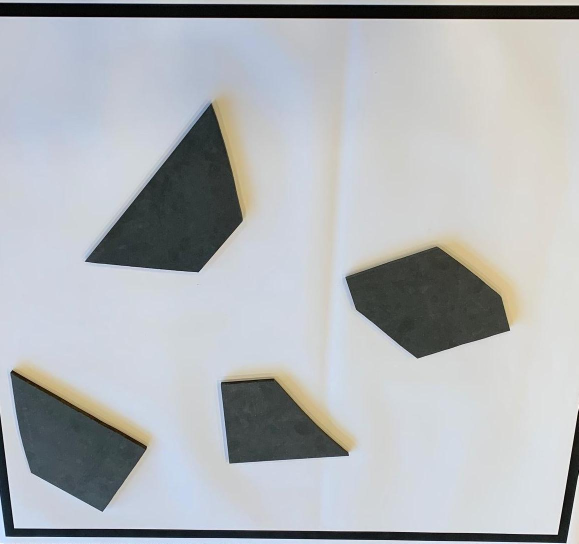
#> input picture Vision/map_obstacles.jpg, 1157 x 1087 px (shown at 1/2 size)
$ jupyter execute --allow-errors vision.ipynb   (shell and % lines are left out)
#> lines starting #> are read from the running program, lines starting #| are printed output that depends on the picture; after the words box and inside, x2 and y2 are one past the last pixel; in counts of white or black regions, pixels touching at a corner belong together
### Vision/shapedetector.py
#source : https://www.pyimagesearch.com/2016/02/08/opencv-shape-detection/#pyis-cta-modal


# import the necessary packages
import cv2
class ShapeDetector:
    def __init__(self):
        pass
    def detect(self, c):
        # initialize the shape name and approximate the contour
        shape = "unidentified"
        peri = cv2.arcLength(c, True)
        approx = cv2.approxPolyDP(c, 0.04 * peri, True)

        # if the shape is a triangle, it will have 3 vertices
        if len(approx) == 3:
            shape = "triangle"
        # if the shape has 4 vertices, it is either a square or
        # a rectangle
        elif len(approx) == 4:
        # compute the bounding box of the contour and use the
        # bounding box to compute the aspect ratio
            (x, y, w, h) = cv2.boundingRect(approx)
            ar = w / float(h)
        # a square will have an aspect ratio that is approximately
        # equal to one, otherwise, the shape is a rectangle
            shape = "square" if ar >= 0.95 and ar <= 1.05 else "rectangle"
        # if the shape is a pentagon, it will have 5 vertices
        elif len(approx) == 5:
            shape = "pentagon"
        # otherwise, we assume the shape is a circle
        else:
            shape = "circle"
        # return the name of the shape
        return shape

### Vision/vision.ipynb
# MAP

[cell 1]
#importing the required libraries
import numpy as np
import cv2
import matplotlib.pyplot as plt
from matplotlib import colors
image = cv2.imread('map_obstacles.jpg')
#> image is the input picture: shape (1087, 1157, 3); mean B, G, R 183.2, 180.2, 177
# convert to RGB
image = cv2.cvtColor(image, cv2.COLOR_BGR2RGB)
# convert to grayscale
gray = cv2.cvtColor(image, cv2.COLOR_RGB2GRAY)

_, binary = cv2.threshold(gray, 127, 255, cv2.THRESH_BINARY_INV)
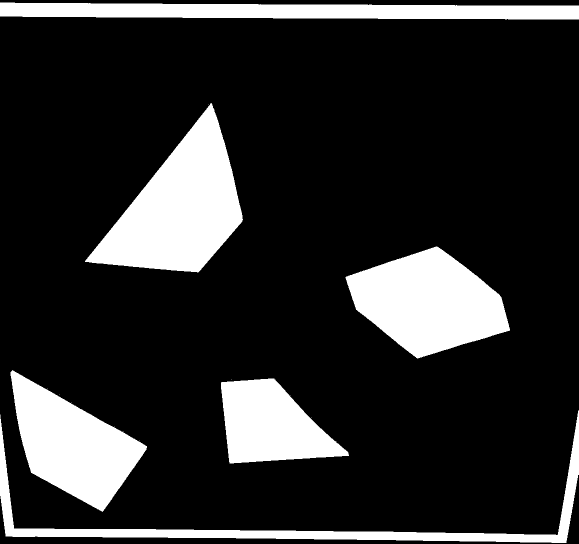
#> binary: shape (1087, 1157) (shown at 1/2 size); 17.8% white; 16 white regions (10 under 20 px), largest, box (x1, y1, x2, y2) and area: (170, 206, 486, 545) 53468, (691, 493, 1020, 717) 45848, (21, 740, 294, 1024) 39107, (0, 5, 1157, 39) 32187, (442, 757, 698, 927) 28202, (0, 821, 1157, 1086) 25338
# show it
plt.imshow(binary, cmap="gray")

plt.show()

[cell 2]
# more simple to have obstacle in black and free path in white (pixels equal 0)
binary[binary==0] = 127
binary[binary==255] = 0
binary[binary==127] = 255

occupancy_grid = np.zeros((50,50))

for i in range(50):
    for j in range(50):
        result = np.sum(binary[24*i:24*(i+1),24*j:24*(j+1)])
        if result > 0 :
            occupancy_grid[i,j] = 1
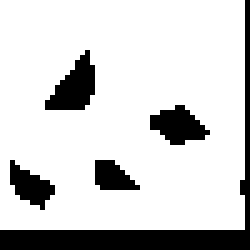
#> occupancy_grid: shape (50, 50) float64 (shown 5 times larger); values 0 (black) and 1 (white), 81.5% white; 5 black regions, box (x1, y1, x2, y2) and area: (0, 0, 50, 50) 249, (9, 10, 19, 22) 69, (30, 21, 42, 29) 59, (2, 32, 11, 42) 47, (19, 32, 28, 38) 38

plt.imshow(occupancy_grid, cmap="gray")
plt.show()

[cell 3]
#tuto4 à rajouter source

import cv2
import numpy as np
from matplotlib import pyplot as plt

lo=np.array([0, 100, 50])
hi=np.array([20, 255, 255])
color_infos=(0, 255, 255)
kernel_size=5
kernel=np.ones((5,5),np.uint8)
#cap=cv2.VideoCapture(0)
frame = cv2.imread('map_obstacles_AD.jpg')
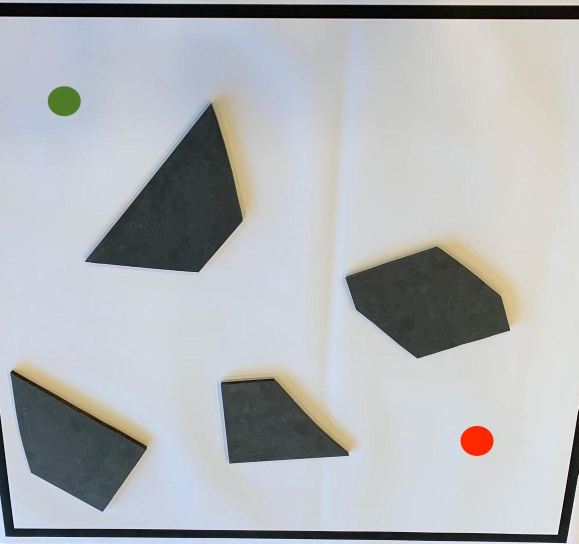
#> input picture Vision/map_obstacles_AD.jpg, 1157 x 1087 px (shown at 1/2 size)
#> frame is the input picture: shape (1087, 1157, 3); mean B, G, R 182.3, 179.6, 176.9
avg_img   = cv2.blur(frame,(kernel_size,kernel_size))
plt.imshow(avg_img[:,:,::-1])
plt.figure()
#frame= cv2.cvtColor(frame, cv2.COLOR_BGR2RGB)

#gray = cv2.cvtColor(image, cv2.COLOR_RGB2GRAY)
#ret, frame=cap.read()
image=cv2.cvtColor(frame, cv2.COLOR_BGR2HSV)
#> image: shape (1087, 1157, 3); mean H, S, V 79.8, 23.7, 186.7
mask=cv2.inRange(image, lo, hi)
#> mask: shape (1087, 1157); 0.3% white; 167 white regions (162 under 20 px), largest, box (x1, y1, x2, y2) and area: (921, 852, 987, 912) 3151, (121, 796, 143, 813) 93, (171, 825, 189, 838) 62, (152, 813, 164, 824) 42, (230, 858, 240, 864) 22

mask2=cv2.erode(mask,kernel, iterations=2)
#> mask2: shape (1087, 1157); 0.18% white; 1 white region, box (x1, y1, x2, y2) and area: (925, 856, 983, 908) 2204
plt.imshow(mask2)
mask3=cv2.dilate(mask2, kernel, iterations=2 )
#> mask3: shape (1087, 1157); 0.25% white; 1 white region
image2=cv2.bitwise_and(frame, frame, mask=mask)

plt.imshow(frame[:,:,::-1])
plt.figure()
plt.imshow(image2[:,:,::-1])
plt.figure()
plt.imshow(mask3, cmap = 'gray')
#mask.shape[1]

#cv2.imshow('Camera', frame)
#cv2.imshow('image2', image2)
#cv2.imshow('Mask', mask)
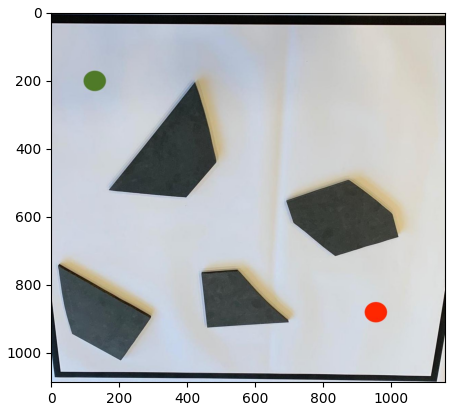
#> figure drawn by matplotlib, 1 panel

[cell 4]
gray = cv2.cvtColor(image2, cv2.COLOR_BGR2GRAY)
circles = cv2.HoughCircles(gray,cv2.HOUGH_GRADIENT,1,20,param1=100,param2=10,minRadius=0,maxRadius=100)
#> circles = 28 rows, first 8: [953.5, 881.5, 31], [31.5, 843.5, 86.7], [256.5, 791.5, 71.7], [54.5, 813.5, 50.7], [159.5, 866.5, 44.1], [234.5, 813.5, 43.6], [106.5, 759.5, 25.1], [146.5, 745.5, 57]
#print(circles[0, 0])
wanted_circle = circles[0, 0]
#> wanted_circle = [953.5, 881.5, 31]
cv2.circle(image2, (int(wanted_circle[0]), int(wanted_circle[1])), int(wanted_circle[2]), (0, 255, 0), 2)
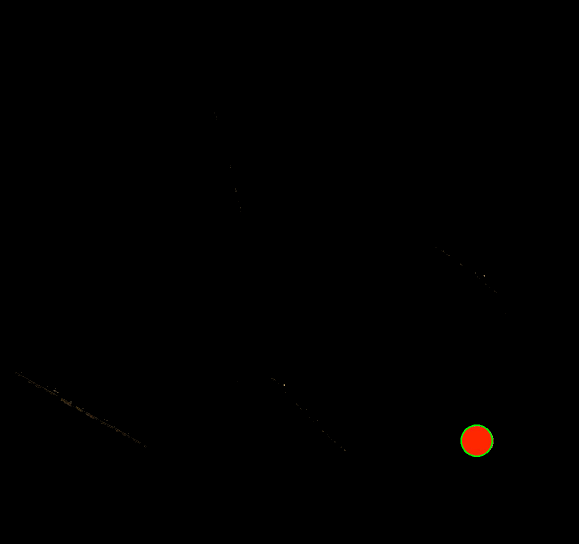
#> image2: shape (1087, 1157, 3) (shown at 1/2 size); mean B, G, R 0, 0.2, 0.6
plt.imshow(image2[:,:,::-1])

[cell 5]
#source : https://www.pyimagesearch.com/2016/02/08/opencv-shape-detection/#pyis-cta-modal

from shapedetector import ShapeDetector

cnts, h = cv2.findContours(mask3, cv2.RETR_EXTERNAL,cv2.CHAIN_APPROX_SIMPLE)
#> cnts = 1 contour; box (x1, y1, x2, y2) and area: (921, 852, 987, 912) 3058; h = [[-1, -1, -1, -1]]

img_cnts = np.zeros(frame.shape)
cv2.drawContours(img_cnts, cnts, -1,(0,255,0),3)
plt.imshow(img_cnts )

#cnts = imutils.grab_contours(cnts)
sd = ShapeDetector()

[cell 6]
ratio =1
for c in cnts:
    # compute the center of the contour, then detect the name of the
    # shape using only the contour
    M = cv2.moments(c)
    cX = int((M["m10"] / M["m00"]) * ratio)
    cY = int((M["m01"] / M["m00"]) * ratio)
    shape = sd.detect(c)
    # multiply the contour (x, y)-coordinates by the resize ratio,
    # then draw the contours and the name of the shape on the image
    c = c.astype("float")
    c *= ratio
    c = c.astype("int")
    print(shape,cX,cY)
    img_cnts = np.zeros(frame.shape)
    cv2.drawContours(img_cnts, [c], -1, (0, 255, 0), 2)

    # show t©he output image
    plt.imshow(img_cnts)
#> this loop made 1 pass
#> (cX, cY, shape, peri in detect) on pass 1: (953, 881, 'circle', 207.6)
#| circle 953 881

[cell 7]
import cv2
import numpy as np
from matplotlib import pyplot as plt

lo=np.array([40, 100, 50])
hi=np.array([70, 255, 255])
color_infos=(0, 255, 255)
#cap=cv2.VideoCapture(0)
frame = cv2.imread('map_obstacles_AD.jpg')
#frame= cv2.cvtColor(frame, cv2.COLOR_BGR2RGB)

#gray = cv2.cvtColor(image, cv2.COLOR_RGB2GRAY)
#ret, frame=cap.read()
image=cv2.cvtColor(frame, cv2.COLOR_BGR2HSV)
mask=cv2.inRange(image, lo, hi)
#> mask: shape (1087, 1157); 0.23% white; 1 white region, box (x1, y1, x2, y2) and area: (96, 173, 160, 231) 2924
kernel=np.ones((5,5),np.uint8)
mask2=cv2.erode(mask,kernel, iterations=2)
#> mask2: shape (1087, 1157); 0.16% white; 1 white region
plt.imshow(mask2)
mask3=cv2.dilate(mask2, kernel, iterations=2 )
image2=cv2.bitwise_and(frame, frame, mask=mask)

plt.imshow(frame[:,:,::-1])
plt.figure()
plt.imshow(image2[:,:,::-1])
plt.figure()
plt.imshow(mask3, cmap = 'gray')
#mask.shape[1]

#cv2.imshow('Camera', frame)
#cv2.imshow('image2', image2)
#cv2.imshow('Mask', mask)

[cell 8]
#plt.imshow(image2)
#source : https://docs.opencv.org/4.x/dd/d1a/group__imgproc__feature.html#ga47849c3be0d0406ad3ca45db65a25d2d

gray = cv2.cvtColor(image2, cv2.COLOR_BGR2GRAY)
circles = cv2.HoughCircles(gray,cv2.HOUGH_GRADIENT,1,20,param1=100,param2=10,minRadius=0,maxRadius=100)
#> circles = [[129.5, 201.5, 29.7]]
print(circles[0, 0])
#| [129.5 201.5  29.7]
wanted_circle = circles[0, 0]
#> wanted_circle = [129.5, 201.5, 29.7]
cv2.circle(image2, (int(wanted_circle[0]), int(wanted_circle[1])), int(wanted_circle[2]), (0, 255, 0), 2)
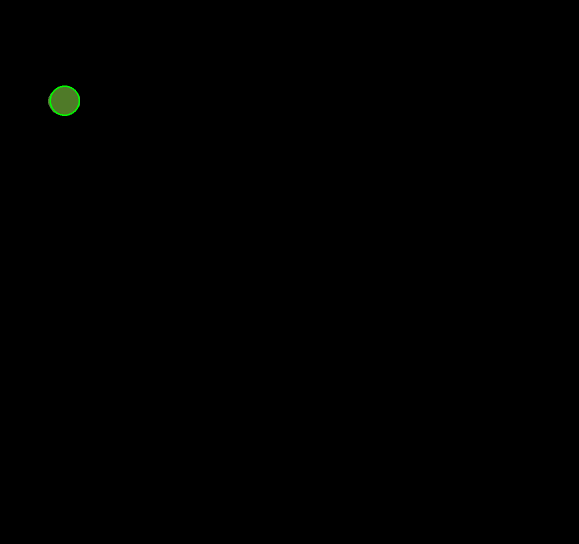
#> image2: shape (1087, 1157, 3) (shown at 1/2 size); mean B, G, R 0.1, 0.4, 0.2
'''
for i in circles[0,:]:
    # draw the outer circle
    cv2.circle(image2,(i[0],i[1]),i[2],(0,255,0),2)
    # draw the center of the circle
    cv2.circle(image2,(i[0],i[1]),2,(0,0,255),3)
'''

plt.imshow(image2)

[cell 9]
#source : https://www.pyimagesearch.com/2016/02/08/opencv-shape-detection/#pyis-cta-modal

from shapedetector import ShapeDetector

cnts, h = cv2.findContours(mask3, cv2.RETR_EXTERNAL,cv2.CHAIN_APPROX_SIMPLE)
#> cnts = 1 contour; box (x1, y1, x2, y2) and area: (96, 173, 160, 231) 2838

img_cnts = np.zeros(frame.shape)
cv2.drawContours(img_cnts, cnts, -1,(0,255,0),3)
plt.imshow(img_cnts )

#cnts = imutils.grab_contours(cnts)
sd = ShapeDetector()

[cell 10]
ratio =1
for c in cnts:
    # compute the center of the contour, then detect the name of the
    # shape using only the contour
    M = cv2.moments(c)
    cX = int((M["m10"] / M["m00"]) * ratio)
    cY = int((M["m01"] / M["m00"]) * ratio)
    shape = sd.detect(c)
    # multiply the contour (x, y)-coordinates by the resize ratio,
    # then draw the contours and the name of the shape on the image
    c = c.astype("float")
    c *= ratio
    c = c.astype("int")
    print(shape,cX,cY)
    img_cnts = np.zeros(frame.shape)
    cv2.drawContours(img_cnts, [c], -1, (0, 255, 0), 2)

    # show the output image
    plt.imshow(img_cnts)
#> this loop made 1 pass
#> (cX, cY, shape, peri in detect) on pass 1: (127, 201, 'circle', 199.6)
#| circle 127 201

[cell 11]
import cv2
import numpy as np
from matplotlib import pyplot as plt

lo=np.array([40, 100, 50])
hi=np.array([70, 255, 255])
color_infos=(0, 255, 255)
#cap=cv2.VideoCapture(0)
frame = cv2.imread('MAPmod.jpg')
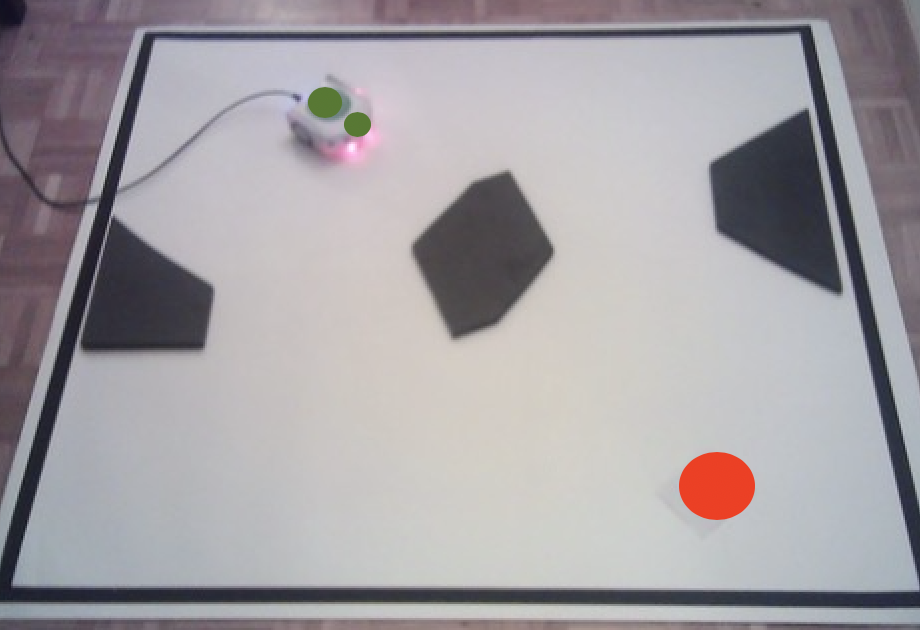
#> input picture Vision/MAPmod.jpg, 920 x 630 px
#> frame is the input picture: shape (630, 920, 3); mean B, G, R 163.7, 159.8, 163.9
#frame= cv2.cvtColor(frame, cv2.COLOR_BGR2RGB)

#gray = cv2.cvtColor(image, cv2.COLOR_RGB2GRAY)
#ret, frame=cap.read()
image=cv2.cvtColor(frame, cv2.COLOR_BGR2HSV)
#> image: shape (630, 920, 3); mean H, S, V 99.9, 20.2, 168.3
mask=cv2.inRange(image, lo, hi)
#> mask: shape (630, 920); 0.23% white; 2 white regions, box (x1, y1, x2, y2) and area: (308, 87, 342, 118) 804, (344, 112, 371, 137) 506
kernel=np.ones((5,5),np.uint8)
mask2=cv2.erode(mask,kernel, iterations=2)
#> mask2: shape (630, 920); 0.09% white; 2 white regions, box (x1, y1, x2, y2) and area: (313, 92, 337, 113) 362, (349, 117, 366, 132) 170
plt.imshow(mask2)
mask3=cv2.dilate(mask2, kernel, iterations=2 )
#> mask3: shape (630, 920); 0.22% white; 2 white regions
image2=cv2.bitwise_and(frame, frame, mask=mask)
#> image2: shape (630, 920, 3)

plt.imshow(frame[:,:,::-1])
plt.figure()
plt.imshow(image2[:,:,::-1])
plt.figure()
plt.imshow(mask3, cmap = 'gray')
#mask.shape[1]

#cv2.imshow('Camera', frame)
#cv2.imshow('image2', image2)
#cv2.imshow('Mask', mask)
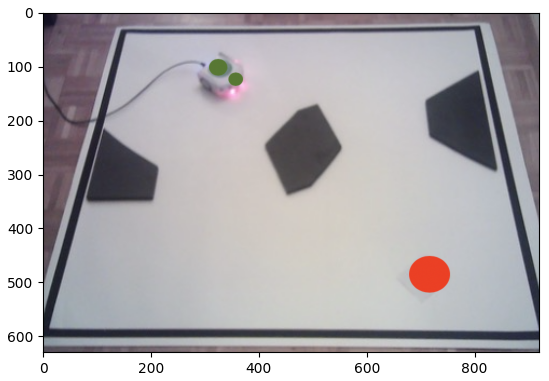
#> figure drawn by matplotlib, 1 panel

[cell 12]
gray = cv2.cvtColor(image2, cv2.COLOR_BGR2GRAY)
#> gray: shape (630, 920)
circles = cv2.HoughCircles(gray,cv2.HOUGH_GRADIENT,1,20,param1=100,param2=10,minRadius=0,maxRadius=100)
#> circles = [[357.5, 124.5, 13], [324.5, 100.5, 17.3]]
for circle in circles[0, :]:
    cv2.circle(image2, (int(circle[0]), int(circle[1])), int(circle[2]), (0, 255, 0), 2)
#> this loop made 2 passes
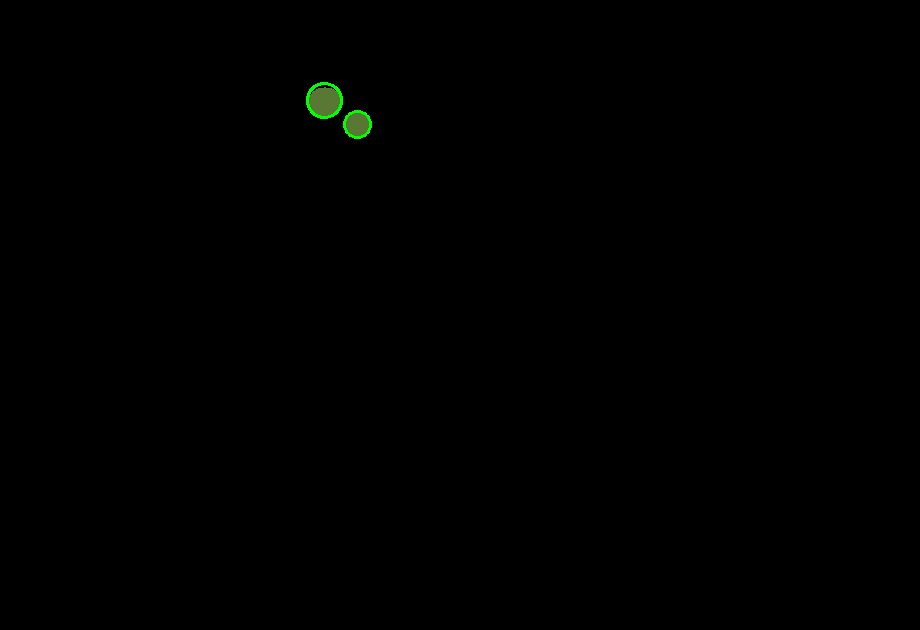
#> image2: shape (630, 920, 3); mean B, G, R 0.1, 0.5, 0.2
plt.imshow(image2)

[cell 13]
circles[0][0]
#> Out = [357.5, 124.5, 13]

[cell 14]
circles[0][1]
#> Out = [324.5, 100.5, 17.3]

[cell 15]
if circles[0][0][2] > circles[0][1][2]:
    x0,y0,r0 = circles[0][1]
    x1,y1,r1 = circles[0][0]
else:
    x0,y0,r0 = circles[0][0]
#> x0 = 357.5; y0 = 124.5; r0 = 13
    x1,y1,r1 = circles[0][1]
#> x1 = 324.5; y1 = 100.5; r1 = 17.3

[cell 16]
print( x0,y0,r0)
#| 357.5 124.5 13.0

[cell 17]
print( x1,y1,r1)
#| 324.5 100.5 17.3

[cell 18]
direction = np.array([x0-x1,y0-y1])
#> direction = [33, 24]
print(direction)
#| [33. 24.]
direction[0]
#> Out = 33

[cell 19]
teta=np.arctan2(direction[1], direction[0])
#> teta = 0.629
teta
#> Out = 0.629

#> (a cell that did not finish here is left out)

[cell 21]
from shapedetector import ShapeDetector

cnts, h = cv2.findContours(mask3, cv2.RETR_EXTERNAL,cv2.CHAIN_APPROX_SIMPLE)
#> cnts = 2 contours; box (x1, y1, x2, y2) and area: (309, 88, 341, 117) 740, (345, 113, 370, 136) 454; h = [[1, -1, -1, -1], [-1, 0, -1, -1]]

img_cnts = np.zeros(frame.shape)
cv2.drawContours(img_cnts, cnts, -1,(0,255,0),3)
#> img_cnts: shape (630, 920, 3) float64
plt.imshow(img_cnts )

#cnts = imutils.grab_contours(cnts)
sd = ShapeDetector()
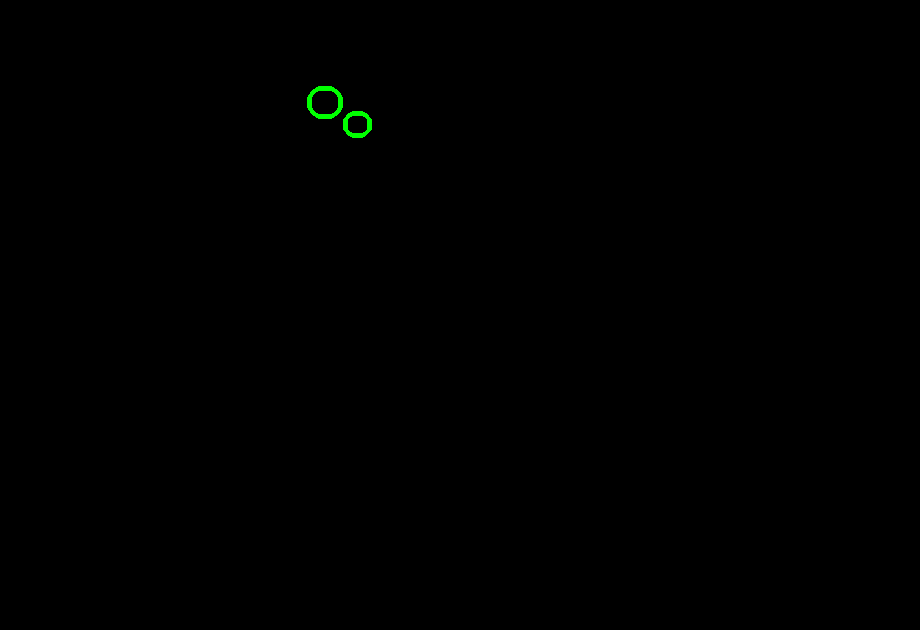
#> shown: shape (630, 920, 3) float64; mean R, G, B 0, 0.00138, 0

[cell 22]
ratio =1
img_contours = np.zeros(frame.shape)


for c in cnts:
    # compute the center of the contour, then detect the name of the
    # shape using only the contour
    M = cv2.moments(c)
    cX = int((M["m10"] / M["m00"]) * ratio)
    cY = int((M["m01"] / M["m00"]) * ratio)
    shape = sd.detect(c)
    # multiply the contour (x, y)-coordinates by the resize ratio,
    # then draw the contours and the name of the shape on the image
    c = c.astype("float")
    c *= ratio
    c = c.astype("int")
    print(shape,cX,cY)
    cv2.drawContours(img_cnts, [c], -1, (0, 255, 0), 2)

    # show the output image
    plt.imshow(img_cnts)
#> this loop made 2 passes
#> (cX, cY, shape, peri in detect) on passes 1 to 2: (356, 123, 'pentagon', 79.7), (324, 102, 'pentagon', 101.6)
#| pentagon 356 123
#| pentagon 324 102
